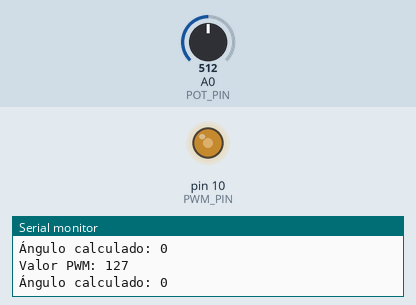
This sketch was run on a simulated Arduino Uno, built with avr-gcc and run on an emulated ATmega328P. Shown: output pins drawn as LEDs (lit = HIGH), the last lines printed to the serial monitor. Inputs (shaded band) come from the test bench; at power-on: A0 (POT_PIN) = 512.

Above: at 1.3 s.
1.4 s: A0 (POT_PIN) set to 716
At 2.3 s:
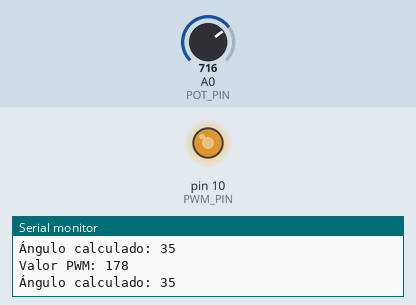
3.0 s: A0 (POT_PIN) set to 900
At 3.5 s:
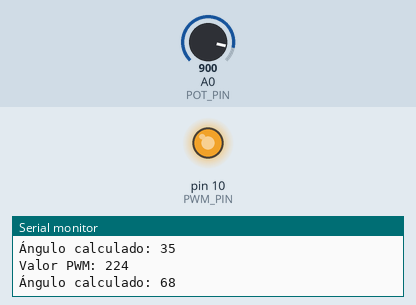
4.5 s: A0 (POT_PIN) set to 122
At 4.8 s:
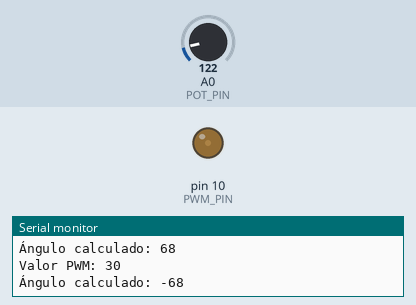
6.0 s: A0 (POT_PIN) set to 0
At 7.2 s:
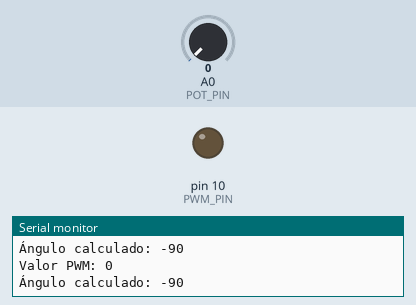
7.5 s: A0 (POT_PIN) set to 511
At 8.4 s:
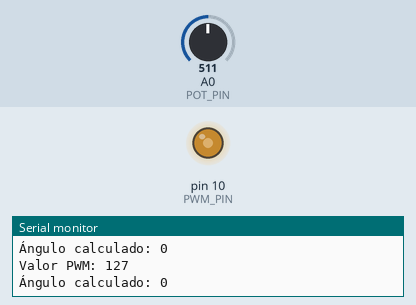
Timing chart, 0 to 10.0 s (numbered marks = the images above; inputs shaded):
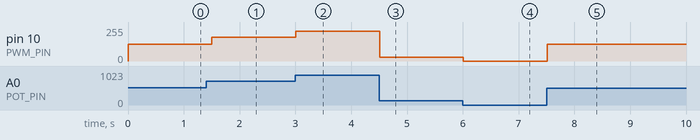

The sketch:

SimuMPU9250.ino
```cpp
#define MPU_ADDRESS 0x68  // Dirección I2C del MPU9250
#define POT_PIN A0        // Pin ADC para el potenciómetro
#define PWM_PIN 10

int angle;  // Ángulo en formato int
int pwmValue;

void setup() {
  pinMode(POT_PIN, INPUT);  // Configura el pin del potenciómetro como entrada
  pinMode(PWM_PIN, OUTPUT);
  analogWrite(PWM_PIN, 0);

  Serial.begin(9600);
  Serial.println("MPU9250 Simulado listo");
}

void loop() {
  // Lee el valor del potenciómetro y convierte a voltaje
  int analogValue = analogRead(POT_PIN);

  pwmValue = map(analogValue, 0, 1023, 0, 255);
  analogWrite(PWM_PIN, pwmValue);

  float voltage = analogValue * (5.0 / 1023.0);
  angle = ((voltage - 2.5) * 90.0 / 2.5);

  Serial.print("Valor PWM: ");
  Serial.println(pwmValue);
  Serial.print("Ángulo calculado: ");
  Serial.println(angle);
  Serial.println();

  delay(500);  // Pausa para no saturar el puerto serial
}
```

Measured:
- after the input at 1.4 s, pin 10 (PWM_PIN): 127/255 → 178/255 after 0.10 s
- after the input at 3.0 s, pin 10 (PWM_PIN): 178/255 → 224/255 at once
- after the input at 4.5 s, pin 10 (PWM_PIN): 224/255 → 30/255 at once
- after the input at 6.0 s, pin 10 (PWM_PIN): 30/255 → 0/255 at once
- after the input at 7.5 s, pin 10 (PWM_PIN): 0/255 → 127/255 at once
